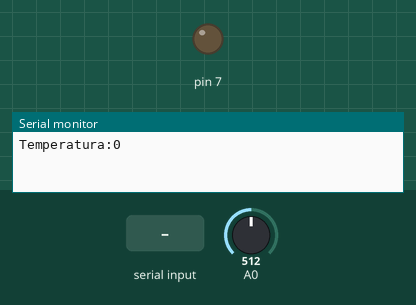
Bench run of a sketch on a simulated Arduino Uno, built with avr-gcc and run on an emulated ATmega328P. Parts: output pins drawn as LEDs (lit = HIGH), the last lines printed to the serial monitor. The inputs (shaded band) are chosen by the test bench; at power-on: A0 = 512.

Above: at 0.9 s.
1.0 s: "2" received over the second serial link
At 2.1 s:
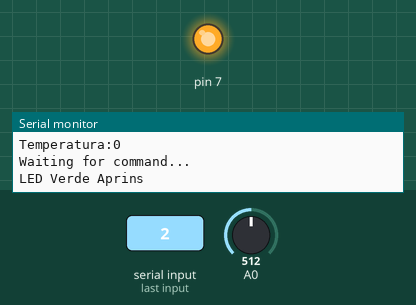
5.3 s: "4" received over the second serial link
At 6.8 s:
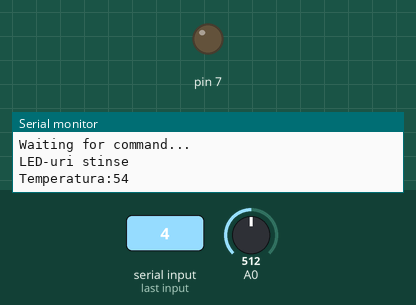
Timing chart, 0 to 8.3 s (numbered marks = the images above; inputs shaded):
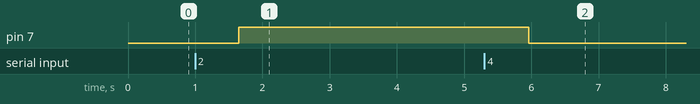

The sketch:

temperatura.ino
```cpp
#include <Arduino_FreeRTOS.h>
#include <SoftwareSerial.h>

#include <semphr.h>


int Data;
SoftwareSerial BTserial(10, 9); // RX 10 - TX 9;


// Declarare Task-uri
void TaskTrimitereDate( void *pvParameters );
void TaskCitireTemperatura( void *pvParameters );


// Globals

char transmiteret[20];
int temperatureData;


SemaphoreHandle_t xSerialSemaphore;

void setup() {
  // initialize serial communication at 9600 bits per second:

  Serial.begin(9600);
  BTserial.begin(9600);

  while (!Serial) {
    ;
  }
   if (xSerialSemaphore == NULL)                // se verifica daca semaforul nu a fost deja creeat
   {
    xSerialSemaphore = xSemaphoreCreateMutex(); // se creeaza un semafor mutex, pentru port serial
    if ((xSerialSemaphore) != NULL)
    xSemaphoreGive((xSerialSemaphore));         // portul serial este disponibil pentru a fi folosit
    }

  xTaskCreate(
    TaskTrimitereDate
    ,  "task1"
    ,  128
    ,  NULL
    ,  1
    ,  NULL );
  xTaskCreate(
    TaskCitireTemperatura
    ,  "task2"
    ,  128
    ,  NULL
    ,  1
    ,  NULL );


  vTaskStartScheduler();

}

void loop()
{
}

void TaskTrimitereDate(void *pvParameters)  {
  pinMode(7, OUTPUT);
  while (1)
  {
   if (xSemaphoreTake(xSerialSemaphore, (TickType_t) 5) == pdTRUE)
     {
     sprintf(transmiteret, "Temperatura:%d", temperatureData);// buffer pentru stocarea temperaturii

	xSemaphoreGive(xSerialSemaphore);
	}
     vTaskDelay(10);


     Serial.write(transmiteret);//afisarea temperaturii pe seriala
     vTaskDelay(100);
     Serial.println();

     Serial.println("Waiting for command...");

     if (BTserial.available()) { //wait for data received
      Data = BTserial.read();
      if (Data == '1') {
         BTserial.print("Temperatura este: ");
      if (xSemaphoreTake(xSerialSemaphore, (TickType_t) 5) == pdTRUE)
       {
         BTserial.print(temperatureData);

         xSemaphoreGive(xSerialSemaphore);}
         vTaskDelay(10);
         BTserial.println();

      }
      else if (Data == '2') {

        digitalWrite(7, HIGH);
        BTserial.print("LED Verde Aprins ");
        Serial.println("LED Verde Aprins ");

      }
      else if (Data == '3') {

        digitalWrite(6, HIGH);
        BTserial.print("LED Rosu Aprins ");
        Serial.println("LED Rosu Aprins ");

      }
     else if (Data == '4') {

      digitalWrite(7, LOW);
      digitalWrite(6, LOW);
      BTserial.print("LED-uri stinse ");
      Serial.println("LED-uri stinse ");


     }

    }
      vTaskDelay(500 / portTICK_PERIOD_MS );
  }
}

void TaskCitireTemperatura(void *pvParameters)  {
  while (1)
  {  if (xSemaphoreTake(xSerialSemaphore, (TickType_t) 5) == pdTRUE)
       {

         int chk= analogRead(A0);
         float tempC = chk / 9.31;
         temperatureData=tempC;
     xSemaphoreGive(xSerialSemaphore);}
     vTaskDelay(10);
  }
  vTaskDelay(1500 / portTICK_PERIOD_MS );

}
```

Measured:
- after the input at 1.0 s, pin 7: LOW → HIGH after 0.65 s
- after the input at 5.3 s, pin 7: HIGH → LOW after 0.66 s
